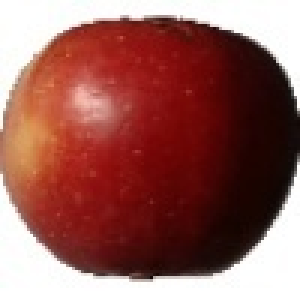
#> input picture fruit_dataset/testing/Apple/11.jpg, 100 x 100 px (shown 3 times larger); its folder holds only this picture in this run
$ python hog.py   (older library calls are emulated)
#> lines starting #> are read from the running program, lines starting #| are printed output that depends on the picture
import matplotlib.pyplot as plt

from skimage.feature import hog
from skimage import data, exposure
import cv2
import os
import numpy as np

#Load dataset part to convert to HOG============================================

path = "fruit_dataset/testing/Apple" #path of the dataset images needed to convert to HOG
files = []
for r, d, f in os.walk(path):
    for file in f:
        if '.jpg' or '.png' in file:
            files.append(os.path.join(r, file))

count = 0

#HOG feature code and save======================================================

for f in files:
    image = cv2.imread(f,1)
#> image is the input picture: shape (100, 100, 3); mean B, G, R 89.9, 95.5, 150.8
    image = cv2.resize(image,(150,150))
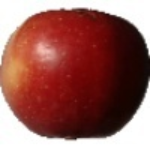
#> image: shape (150, 150, 3); mean B, G, R 89.8, 95.5, 150.8
    fd, hog_image = hog(image, orientations=8, pixels_per_cell=(16, 16),
                    cells_per_block=(1, 1), visualize=True, multichannel=True)
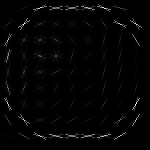
#> hog_image: shape (150, 150) float64; min 0, max 36.24, mean 0.6; drawn with min black and max white
#> fd = 648 values, max 0.806 at index 344, min 0 at index 3, mean 0.288

    fig, (ax1, ax2) = plt.subplots(1, 2, figsize=(8, 4), sharex=True, sharey=True)

# [13 lines of commented-out code are left out]

    cv2.imwrite(str(count)+'.jpg',hog_image)
    count += 1
    if(count == 100):
        break

$ run again, on fruit_dataset/testing/Apple/198.jpg
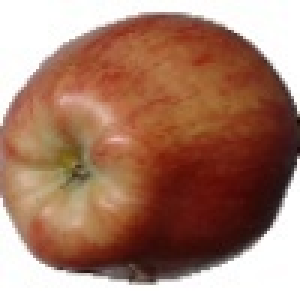
#> input picture fruit_dataset/testing/Apple/198.jpg, 100 x 100 px (shown 3 times larger)
#> image is the input picture: shape (100, 100, 3); mean B, G, R 109.3, 127.5, 167.9
#> `image = cv2.resize(image,(150,150))`:
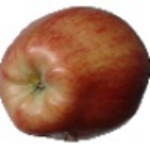
#> image: shape (150, 150, 3); mean B, G, R 109.2, 127.4, 167.9
#> `fd, hog_image = hog(image, orientations=8, pixels_per_cell=(16, 16), c..`:
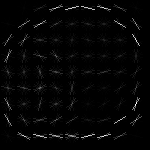
#> hog_image: shape (150, 150) float64; min 0, max 33.29, mean 0.7; drawn with min black and max white
#> fd = 648 values, max 0.877 at index 562, min 0 at index 0, mean 0.291

$ run again, on fruit_dataset/testing/Apple/274.jpg
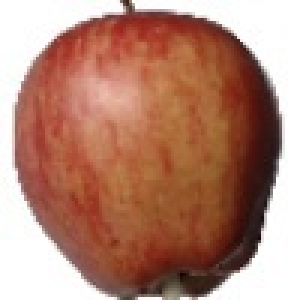
#> input picture fruit_dataset/testing/Apple/274.jpg, 100 x 100 px (shown 3 times larger)
#> image is the input picture: shape (100, 100, 3); mean B, G, R 116.8, 133.8, 179.9
#> `image = cv2.resize(image,(150,150))`:
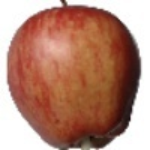
#> image: shape (150, 150, 3); mean B, G, R 116.7, 133.7, 179.9
#> `fd, hog_image = hog(image, orientations=8, pixels_per_cell=(16, 16), c..`:
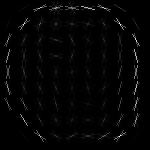
#> hog_image: shape (150, 150) float64; min 0, max 39.27, mean 0.7; drawn with min black and max white
#> fd = 648 values, max 0.791 at index 61, min 0 at index 5, mean 0.296

$ run again, on fruit_dataset/testing/Apple/120.jpg
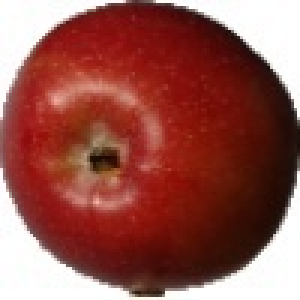
#> input picture fruit_dataset/testing/Apple/120.jpg, 100 x 100 px (shown 3 times larger)
#> image is the input picture: shape (100, 100, 3); mean B, G, R 78.8, 85.8, 149.7
#> `image = cv2.resize(image,(150,150))`:
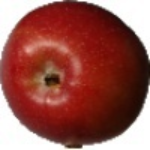
#> image: shape (150, 150, 3); mean B, G, R 78.7, 85.7, 149.6
#> `fd, hog_image = hog(image, orientations=8, pixels_per_cell=(16, 16), c..`:
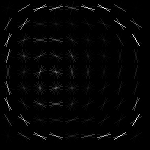
#> hog_image: shape (150, 150) float64; min 0, max 38.14, mean 0.7; drawn with min black and max white
#> fd = 648 values, max 0.939 at index 10, min 0 at index 71, mean 0.285
